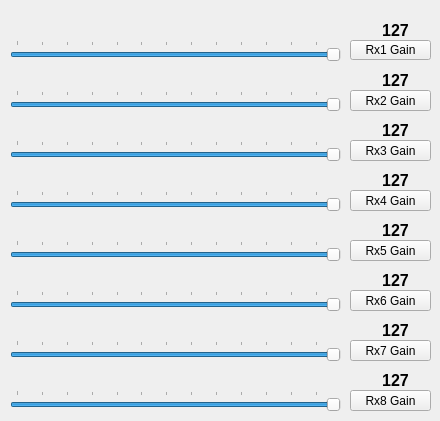
    <widget class="QWidget" name="gain">
     <attribute name="title">
      <string>Gain</string>
     </attribute>
     <widget class="QSlider" name="rx7_slider">
      <property name="geometry">
       <rect>
        <x>10</x>
        <y>340</y>
        <width>331</width>
        <height>22</height>
       </rect>
      </property>
      <property name="minimumSize">
       <size>
        <width>331</width>
        <height>22</height>
       </size>
      </property>
      <property name="maximumSize">
       <size>
        <width>331</width>
        <height>22</height>
       </size>
      </property>
      <property name="mouseTracking">
       <bool>false</bool>
      </property>
      <property name="tabletTracking">
       <bool>false</bool>
      </property>
      <property name="maximum">
       <number>127</number>
      </property>
      <property name="sliderPosition">
       <number>127</number>
      </property>
      <property name="orientation">
       <enum>Qt::Horizontal</enum>
      </property>
      <property name="invertedAppearance">
       <bool>false</bool>
      </property>
      <property name="invertedControls">
       <bool>false</bool>
      </property>
      <property name="tickPosition">
       <enum>QSlider::TicksAbove</enum>
      </property>
     </widget>
     <widget class="QPushButton" name="rx2_gain">
      <property name="geometry">
       <rect>
        <x>350</x>
        <y>90</y>
        <width>81</width>
        <height>21</height>
       </rect>
      </property>
      <property name="minimumSize">
       <size>
        <width>81</width>
        <height>21</height>
       </size>
      </property>
      <property name="maximumSize">
       <size>
        <width>81</width>
        <height>21</height>
       </size>
      </property>
      <property name="text">
       <string>Rx2 Gain</string>
      </property>
     </widget>
     <widget class="QSlider" name="rx8_slider">
      <property name="geometry">
       <rect>
        <x>10</x>
        <y>390</y>
        <width>331</width>
        <height>22</height>
       </rect>
      </property>
      <property name="minimumSize">
       <size>
        <width>331</width>
        <height>22</height>
       </size>
      </property>
      <property name="maximumSize">
       <size>
        <width>331</width>
        <height>22</height>
       </size>
      </property>
      <property name="mouseTracking">
       <bool>false</bool>
      </property>
      <property name="tabletTracking">
       <bool>false</bool>
      </property>
      <property name="maximum">
       <number>127</number>
      </property>
      <property name="sliderPosition">
       <number>127</number>
      </property>
      <property name="orientation">
       <enum>Qt::Horizontal</enum>
      </property>
      <property name="invertedAppearance">
       <bool>false</bool>
      </property>
      <property name="invertedControls">
       <bool>false</bool>
      </property>
      <property name="tickPosition">
       <enum>QSlider::TicksAbove</enum>
      </property>
     </widget>
     <widget class="QPushButton" name="rx3_gain">
      <property name="geometry">
       <rect>
        <x>350</x>
        <y>140</y>
        <width>81</width>
        <height>21</height>
       </rect>
      </property>
      <property name="minimumSize">
       <size>
        <width>81</width>
        <height>21</height>
       </size>
      </property>
      <property name="maximumSize">
       <size>
        <width>81</width>
        <height>21</height>
       </size>
      </property>
      <property name="text">
       <string>Rx3 Gain</string>
      </property>
     </widget>
     <widget class="QPushButton" name="rx5_gain">
      <property name="geometry">
       <rect>
        <x>350</x>
        <y>240</y>
        <width>81</width>
        <height>21</height>
       </rect>
      </property>
      <property name="minimumSize">
       <size>
        <width>81</width>
        <height>21</height>
       </size>
      </property>
      <property name="maximumSize">
       <size>
        <width>81</width>
        <height>21</height>
       </size>
      </property>
      <property name="text">
       <string>Rx5 Gain</string>
      </property>
     </widget>
     <widget class="QSlider" name="rx1_slider">
      <property name="geometry">
       <rect>
        <x>10</x>
        <y>40</y>
        <width>331</width>
        <height>22</height>
       </rect>
      </property>
      <property name="minimumSize">
       <size>
        <width>331</width>
        <height>22</height>
       </size>
      </property>
      <property name="maximumSize">
       <size>
        <width>331</width>
        <height>22</height>
       </size>
      </property>
      <property name="maximum">
       <number>127</number>
      </property>
      <property name="sliderPosition">
       <number>127</number>
      </property>
      <property name="orientation">
       <enum>Qt::Horizontal</enum>
      </property>
      <property name="tickPosition">
       <enum>QSlider::TicksAbove</enum>
      </property>
      <property name="tickInterval">
       <number>0</number>
      </property>
     </widget>
     <widget class="QPushButton" name="rx6_gain">
      <property name="geometry">
       <rect>
        <x>350</x>
        <y>290</y>
        <width>81</width>
        <height>21</height>
       </rect>
      </property>
      <property name="minimumSize">
       <size>
        <width>81</width>
        <height>21</height>
       </size>
      </property>
      <property name="maximumSize">
       <size>
        <width>81</width>
        <height>21</height>
       </size>
      </property>
      <property name="text">
       <string>Rx6 Gain</string>
      </property>
     </widget>
     <widget class="QSlider" name="rx6_slider">
      <property name="geometry">
       <rect>
        <x>10</x>
        <y>290</y>
        <width>331</width>
        <height>22</height>
       </rect>
      </property>
      <property name="minimumSize">
       <size>
        <width>331</width>
        <height>22</height>
       </size>
      </property>
      <property name="maximumSize">
       <size>
        <width>331</width>
        <height>22</height>
       </size>
      </property>
      <property name="mouseTracking">
       <bool>false</bool>
      </property>
      <property name="tabletTracking">
       <bool>false</bool>
      </property>
      <property name="maximum">
       <number>127</number>
      </property>
      <property name="sliderPosition">
       <number>127</number>
      </property>
      <property name="orientation">
       <enum>Qt::Horizontal</enum>
      </property>
      <property name="invertedAppearance">
       <bool>false</bool>
      </property>
      <property name="invertedControls">
       <bool>false</bool>
      </property>
      <property name="tickPosition">
       <enum>QSlider::TicksAbove</enum>
      </property>
     </widget>
     <widget class="QPushButton" name="rx8_gain">
      <property name="geometry">
       <rect>
        <x>350</x>
        <y>390</y>
        <width>81</width>
        <height>21</height>
       </rect>
      </property>
      <property name="minimumSize">
       <size>
        <width>81</width>
        <height>21</height>
       </size>
      </property>
      <property name="maximumSize">
       <size>
        <width>81</width>
        <height>21</height>
       </size>
      </property>
      <property name="text">
       <string>Rx8 Gain</string>
      </property>
     </widget>
     <widget class="QSlider" name="rx4_slider">
      <property name="geometry">
       <rect>
        <x>10</x>
        <y>190</y>
        <width>331</width>
        <height>22</height>
       </rect>
      </property>
      <property name="minimumSize">
       <size>
        <width>331</width>
        <height>22</height>
       </size>
      </property>
      <property name="maximumSize">
       <size>
        <width>331</width>
        <height>22</height>
       </size>
      </property>
      <property name="mouseTracking">
       <bool>false</bool>
      </property>
      <property name="tabletTracking">
       <bool>false</bool>
      </property>
      <property name="maximum">
       <number>127</number>
      </property>
      <property name="sliderPosition">
       <number>127</number>
      </property>
      <property name="orientation">
       <enum>Qt::Horizontal</enum>
      </property>
      <property name="invertedAppearance">
       <bool>false</bool>
      </property>
      <property name="invertedControls">
       <bool>false</bool>
      </property>
      <property name="tickPosition">
       <enum>QSlider::TicksAbove</enum>
      </property>
     </widget>
     <widget class="QPushButton" name="rx7_gain">
      <property name="geometry">
       <rect>
        <x>350</x>
        <y>340</y>
        <width>81</width>
        <height>21</height>
       </rect>
      </property>
      <property name="minimumSize">
       <size>
        <width>81</width>
        <height>21</height>
       </size>
      </property>
      <property name="maximumSize">
       <size>
        <width>81</width>
        <height>21</height>
       </size>
      </property>
      <property name="text">
       <string>Rx7 Gain</string>
      </property>
     </widget>
     <widget class="QSlider" name="rx2_slider">
      <property name="geometry">
       <rect>
        <x>10</x>
        <y>90</y>
        <width>331</width>
        <height>22</height>
       </rect>
      </property>
      <property name="minimumSize">
       <size>
        <width>331</width>
        <height>22</height>
       </size>
      </property>
      <property name="maximumSize">
       <size>
        <width>331</width>
        <height>22</height>
       </size>
      </property>
      <property name="mouseTracking">
       <bool>false</bool>
      </property>
      <property name="tabletTracking">
       <bool>false</bool>
      </property>
      <property name="maximum">
       <number>127</number>
      </property>
      <property name="sliderPosition">
       <number>127</number>
      </property>
      <property name="orientation">
       <enum>Qt::Horizontal</enum>
      </property>
      <property name="invertedAppearance">
       <bool>false</bool>
      </property>
      <property name="invertedControls">
       <bool>false</bool>
      </property>
      <property name="tickPosition">
       <enum>QSlider::TicksAbove</enum>
      </property>
     </widget>
     <widget class="QSlider" name="rx5_slider">
      <property name="geometry">
       <rect>
        <x>10</x>
        <y>240</y>
        <width>331</width>
        <height>21</height>
       </rect>
      </property>
      <property name="minimumSize">
       <size>
        <width>331</width>
        <height>21</height>
       </size>
      </property>
      <property name="maximumSize">
       <size>
        <width>331</width>
        <height>21</height>
       </size>
      </property>
      <property name="mouseTracking">
       <bool>false</bool>
      </property>
      <property name="tabletTracking">
       <bool>false</bool>
      </property>
      <property name="maximum">
       <number>127</number>
      </property>
      <property name="sliderPosition">
       <number>127</number>
      </property>
      <property name="orientation">
       <enum>Qt::Horizontal</enum>
      </property>
      <property name="invertedAppearance">
       <bool>false</bool>
      </property>
      <property name="invertedControls">
       <bool>false</bool>
      </property>
      <property name="tickPosition">
       <enum>QSlider::TicksAbove</enum>
      </property>
     </widget>
     <widget class="QPushButton" name="rx4_gain">
      <property name="geometry">
       <rect>
        <x>350</x>
        <y>190</y>
        <width>81</width>
        <height>21</height>
       </rect>
      </property>
      <property name="minimumSize">
       <size>
        <width>81</width>
        <height>21</height>
       </size>
      </property>
      <property name="maximumSize">
       <size>
        <width>81</width>
        <height>21</height>
       </size>
      </property>
      <property name="text">
       <string>Rx4 Gain</string>
      </property>
     </widget>
     <widget class="QPushButton" name="rx1_gain">
      <property name="geometry">
       <rect>
        <x>350</x>
        <y>40</y>
        <width>81</width>
        <height>20</height>
       </rect>
      </property>
      <property name="minimumSize">
       <size>
        <width>81</width>
        <height>20</height>
       </size>
      </property>
      <property name="maximumSize">
       <size>
        <width>81</width>
        <height>20</height>
       </size>
      </property>
      <property name="text">
       <string>Rx1 Gain</string>
      </property>
     </widget>
     <widget class="QSlider" name="rx3_slider">
      <property name="geometry">
       <rect>
        <x>10</x>
        <y>140</y>
        <width>331</width>
        <height>22</height>
       </rect>
      </property>
      <property name="minimumSize">
       <size>
        <width>331</width>
        <height>22</height>
       </size>
      </property>
      <property name="maximumSize">
       <size>
        <width>331</width>
        <height>22</height>
       </size>
      </property>
      <property name="mouseTracking">
       <bool>false</bool>
      </property>
      <property name="tabletTracking">
       <bool>false</bool>
      </property>
      <property name="maximum">
       <number>127</number>
      </property>
      <property name="sliderPosition">
       <number>127</number>
      </property>
      <property name="orientation">
       <enum>Qt::Horizontal</enum>
      </property>
      <property name="invertedAppearance">
       <bool>false</bool>
      </property>
      <property name="invertedControls">
       <bool>false</bool>
      </property>
      <property name="tickPosition">
       <enum>QSlider::TicksAbove</enum>
      </property>
     </widget>
     <widget class="QLabel" name="rx1_gain_label">
      <property name="geometry">
       <rect>
        <x>360</x>
        <y>20</y>
        <width>71</width>
        <height>21</height>
       </rect>
      </property>
      <property name="minimumSize">
       <size>
        <width>71</width>
        <height>21</height>
       </size>
      </property>
      <property name="maximumSize">
       <size>
        <width>71</width>
        <height>21</height>
       </size>
      </property>
      <property name="font">
       <font>
        <pointsize>12</pointsize>
        <weight>75</weight>
        <bold>true</bold>
       </font>
      </property>
      <property name="layoutDirection">
       <enum>Qt::LeftToRight</enum>
      </property>
      <property name="frameShape">
       <enum>QFrame::NoFrame</enum>
      </property>
      <property name="frameShadow">
       <enum>QFrame::Plain</enum>
      </property>
      <property name="lineWidth">
       <number>1</number>
      </property>
      <property name="text">
       <string>127</string>
      </property>
      <property name="alignment">
       <set>Qt::AlignCenter</set>
      </property>
     </widget>
     <widget class="QLabel" name="rx3_gain_label">
      <property name="geometry">
       <rect>
        <x>360</x>
        <y>120</y>
        <width>71</width>
        <height>21</height>
       </rect>
      </property>
      <property name="minimumSize">
       <size>
        <width>71</width>
        <height>21</height>
       </size>
      </property>
      <property name="maximumSize">
       <size>
        <width>71</width>
        <height>21</height>
       </size>
      </property>
      <property name="font">
       <font>
        <pointsize>12</pointsize>
        <weight>75</weight>
        <bold>true</bold>
       </font>
      </property>
      <property name="layoutDirection">
       <enum>Qt::LeftToRight</enum>
      </property>
      <property name="frameShape">
       <enum>QFrame::NoFrame</enum>
      </property>
      <property name="frameShadow">
       <enum>QFrame::Plain</enum>
      </property>
      <property name="lineWidth">
       <number>1</number>
      </property>
      <property name="text">
       <string>127</string>
      </property>
      <property name="alignment">
       <set>Qt::AlignCenter</set>
      </property>
     </widget>
     <widget class="QLabel" name="rx2_gain_label">
      <property name="geometry">
       <rect>
        <x>360</x>
        <y>70</y>
        <width>71</width>
        <height>21</height>
       </rect>
      </property>
      <property name="minimumSize">
       <size>
        <width>71</width>
        <height>21</height>
       </size>
      </property>
      <property name="maximumSize">
       <size>
        <width>71</width>
        <height>21</height>
       </size>
      </property>
      <property name="font">
       <font>
        <pointsize>12</pointsize>
        <weight>75</weight>
        <bold>true</bold>
       </font>
      </property>
      <property name="layoutDirection">
       <enum>Qt::LeftToRight</enum>
      </property>
      <property name="frameShape">
       <enum>QFrame::NoFrame</enum>
      </property>
      <property name="frameShadow">
       <enum>QFrame::Plain</enum>
      </property>
      <property name="lineWidth">
       <number>1</number>
      </property>
      <property name="text">
       <string>127</string>
      </property>
      <property name="alignment">
       <set>Qt::AlignCenter</set>
      </property>
     </widget>
     <widget class="QLabel" name="rx6_gain_label">
      <property name="geometry">
       <rect>
        <x>360</x>
        <y>270</y>
        <width>71</width>
        <height>21</height>
       </rect>
      </property>
      <property name="minimumSize">
       <size>
        <width>71</width>
        <height>21</height>
       </size>
      </property>
      <property name="maximumSize">
       <size>
        <width>71</width>
        <height>21</height>
       </size>
      </property>
      <property name="font">
       <font>
        <pointsize>12</pointsize>
        <weight>75</weight>
        <bold>true</bold>
       </font>
      </property>
      <property name="layoutDirection">
       <enum>Qt::LeftToRight</enum>
      </property>
      <property name="frameShape">
       <enum>QFrame::NoFrame</enum>
      </property>
      <property name="frameShadow">
       <enum>QFrame::Plain</enum>
      </property>
      <property name="lineWidth">
       <number>1</number>
      </property>
      <property name="text">
       <string>127</string>
      </property>
      <property name="alignment">
       <set>Qt::AlignCenter</set>
      </property>
     </widget>
     <widget class="QLabel" name="rx5_gain_label">
      <property name="geometry">
       <rect>
        <x>360</x>
        <y>220</y>
        <width>71</width>
        <height>21</height>
       </rect>
      </property>
      <property name="font">
       <font>
        <pointsize>12</pointsize>
        <weight>75</weight>
        <bold>true</bold>
       </font>
      </property>
      <property name="layoutDirection">
       <enum>Qt::LeftToRight</enum>
      </property>
      <property name="frameShape">
       <enum>QFrame::NoFrame</enum>
      </property>
      <property name="frameShadow">
       <enum>QFrame::Plain</enum>
      </property>
      <property name="lineWidth">
       <number>1</number>
      </property>
      <property name="text">
       <string>127</string>
      </property>
      <property name="alignment">
       <set>Qt::AlignCenter</set>
      </property>
     </widget>
     <widget class="QLabel" name="rx4_gain_label">
      <property name="geometry">
       <rect>
        <x>360</x>
        <y>170</y>
        <width>71</width>
        <height>21</height>
       </rect>
      </property>
      <property name="minimumSize">
       <size>
        <width>71</width>
        <height>21</height>
       </size>
      </property>
      <property name="maximumSize">
       <size>
        <width>71</width>
        <height>21</height>
       </size>
      </property>
      <property name="font">
       <font>
        <pointsize>12</pointsize>
        <weight>75</weight>
        <bold>true</bold>
       </font>
      </property>
      <property name="layoutDirection">
       <enum>Qt::LeftToRight</enum>
      </property>
      <property name="frameShape">
       <enum>QFrame::NoFrame</enum>
      </property>
      <property name="frameShadow">
       <enum>QFrame::Plain</enum>
      </property>
      <property name="lineWidth">
       <number>1</number>
      </property>
      <property name="text">
       <string>127</string>
      </property>
      <property name="alignment">
       <set>Qt::AlignCenter</set>
      </property>
     </widget>
     <widget class="QLabel" name="rx8_gain_label">
      <property name="geometry">
       <rect>
        <x>360</x>
        <y>370</y>
        <width>71</width>
        <height>21</height>
       </rect>
      </property>
      <property name="minimumSize">
       <size>
        <width>71</width>
        <height>21</height>
       </size>
      </property>
      <property name="maximumSize">
       <size>
        <width>71</width>
        <height>21</height>
       </size>
      </property>
      <property name="font">
       <font>
        <pointsize>12</pointsize>
        <weight>75</weight>
        <bold>true</bold>
       </font>
      </property>
      <property name="layoutDirection">
       <enum>Qt::LeftToRight</enum>
      </property>
      <property name="frameShape">
       <enum>QFrame::NoFrame</enum>
      </property>
      <property name="frameShadow">
       <enum>QFrame::Plain</enum>
      </property>
      <property name="lineWidth">
       <number>1</number>
      </property>
      <property name="text">
       <string>127</string>
      </property>
      <property name="alignment">
       <set>Qt::AlignCenter</set>
      </property>
     </widget>
     <widget class="QLabel" name="rx7_gain_label">
      <property name="geometry">
       <rect>
        <x>360</x>
        <y>320</y>
        <width>71</width>
        <height>21</height>
       </rect>
      </property>
      <property name="minimumSize">
       <size>
        <width>71</width>
        <height>21</height>
       </size>
      </property>
      <property name="maximumSize">
       <size>
        <width>71</width>
        <height>21</height>
       </size>
      </property>
      <property name="font">
       <font>
        <pointsize>12</pointsize>
        <weight>75</weight>
        <bold>true</bold>
       </font>
      </property>
      <property name="layoutDirection">
       <enum>Qt::LeftToRight</enum>
      </property>
      <property name="frameShape">
       <enum>QFrame::NoFrame</enum>
      </property>
      <property name="frameShadow">
       <enum>QFrame::Plain</enum>
      </property>
      <property name="lineWidth">
       <number>1</number>
      </property>
      <property name="text">
       <string>127</string>
      </property>
      <property name="alignment">
       <set>Qt::AlignCenter</set>
      </property>
     </widget>
     <zorder>rx7_slider</zorder>
     <zorder>rx2_gain</zorder>
     <zorder>rx8_slider</zorder>
     <zorder>rx3_gain</zorder>
     <zorder>rx1_slider</zorder>
     <zorder>rx6_slider</zorder>
     <zorder>rx4_slider</zorder>
     <zorder>rx2_slider</zorder>
     <zorder>rx5_slider</zorder>
     <zorder>rx1_gain</zorder>
     <zorder>rx3_slider</zorder>
     <zorder>rx8_gain</zorder>
     <zorder>rx7_gain</zorder>
     <zorder>rx4_gain</zorder>
     <zorder>rx5_gain</zorder>
     <zorder>rx6_gain</zorder>
     <zorder>rx1_gain_label</zorder>
     <zorder>rx3_gain_label</zorder>
     <zorder>rx2_gain_label</zorder>
     <zorder>rx6_gain_label</zorder>
     <zorder>rx5_gain_label</zorder>
     <zorder>rx4_gain_label</zorder>
     <zorder>rx8_gain_label</zorder>
     <zorder>rx7_gain_label</zorder>
    </widget>
